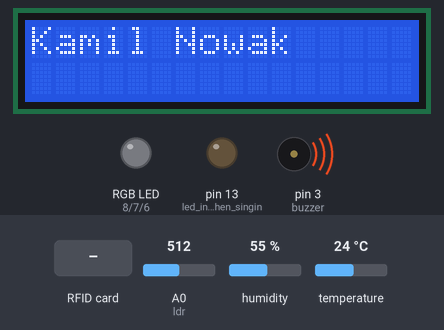
This sketch was run on a simulated Arduino Uno, built with avr-gcc and run on an emulated ATmega328P. Shown: 16×2 character LCD, an RGB LED mixed from three pins (HIGH = lit), output pins drawn as LEDs (lit = HIGH), buzzer (waves = sounding). The inputs (shaded band) are chosen by the test bench; at power-on: A0 (ldr) = 512, humidity 55 %, temperature 24 °C. Pins used as bus, display or sensor lines are not drawn; what the sketch prints to the serial monitor is not drawn.

Above: at 12.9 s.
At 15.5 s:
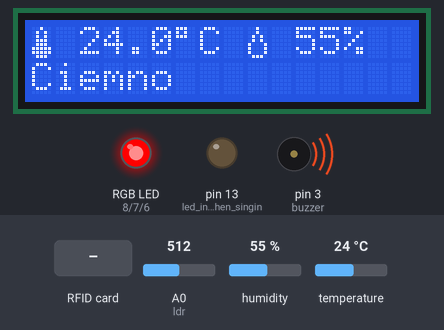
15.6 s: RFID card 25 CB F1 C5 held to the reader
At 16.9 s:
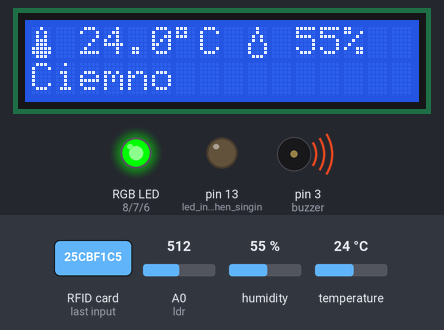
At 21.7 s:
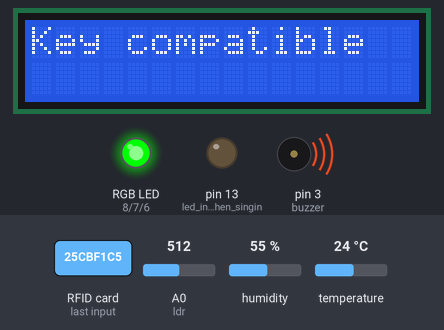
Timing chart, 0 to 47.4 s (numbered marks = the images above; inputs shaded):
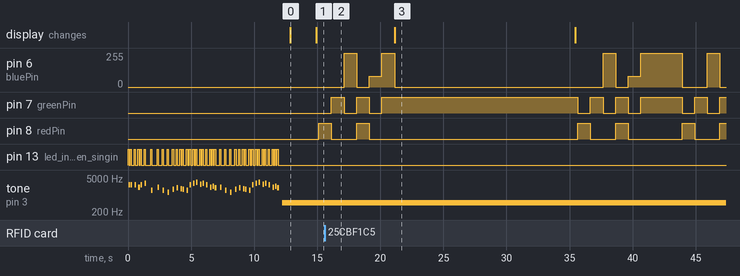

Measured:
- after the input at 15.6 s, the display: changes after 5.5 s (image 3)
- what the display in image 0 shows lasts 2.0 s, from 12.9 s to 14.9 s

The sketch:

LCD_EN_FULL.ino
```cpp
//LCD
#include <Wire.h>
#include <LiquidCrystal_I2C.h>
//You can have a different LCD code
LiquidCrystal_I2C  lcd(0x27,2,1,0,4,5,6,7);
#define BACKLIGHT_PIN 3

//Sensor DHT
#include <DHT.h>
#define DHTPIN 4     //Connected to PIN 4
#define DHTTYPE DHT11
DHT dht(DHTPIN, DHTTYPE);

//Buzzer
int buzzPin = 3;

//RFID
#include <SPI.h>
#include <MFRC522.h>
#define RST_PIN         9          // Pin RST
#define SS_PIN          10         // Pin SDA
MFRC522 mfrc522(SS_PIN, RST_PIN);  // Instance of MFRC
byte readCard[4];
byte masterCard[4];
String lockID = "25cbf1c5"; //Correct Card ID

//LDR - Light Sensor
int ldr = 0;  //PIN A0 - light sensor
int ldr_value = 0;  //variable that stores value of light
double ldr_proc = 1;

//RGB Dioda
int redPin = 8;
int greenPin = 7;
int bluePin = 6;

byte termo[8] = //thermometer icon
{
    B00100,
    B01010,
    B01010,
    B01110,
    B01110,
    B11111,
    B11111,
    B01110
};

byte drop[8] = //water drop icon
{
    B00100,
    B00100,
    B01010,
    B01010,
    B10001,
    B10001,
    B10001,
    B01110,
};

//Nuty
#define NOTE_B0  31
#define NOTE_C1  33
#define NOTE_CS1 35
#define NOTE_D1  37
#define NOTE_DS1 39
#define NOTE_E1  41
#define NOTE_F1  44
#define NOTE_FS1 46
#define NOTE_G1  49
#define NOTE_GS1 52
#define NOTE_A1  55
#define NOTE_AS1 58
#define NOTE_B1  62
#define NOTE_C2  65
#define NOTE_CS2 69
#define NOTE_D2  73
#define NOTE_DS2 78
#define NOTE_E2  82
#define NOTE_F2  87
#define NOTE_FS2 93
#define NOTE_G2  98
#define NOTE_GS2 104
#define NOTE_A2  110
#define NOTE_AS2 117
#define NOTE_B2  123
#define NOTE_C3  131
#define NOTE_CS3 139
#define NOTE_D3  147
#define NOTE_DS3 156
#define NOTE_E3  165
#define NOTE_F3  175
#define NOTE_FS3 185
#define NOTE_G3  196
#define NOTE_GS3 208
#define NOTE_A3  220
#define NOTE_AS3 233
#define NOTE_B3  247
#define NOTE_C4  262
#define NOTE_CS4 277
#define NOTE_D4  294
#define NOTE_DS4 311
#define NOTE_E4  330
#define NOTE_F4  349
#define NOTE_FS4 370
#define NOTE_G4  392
#define NOTE_GS4 415
#define NOTE_A4  440
#define NOTE_AS4 466
#define NOTE_B4  494
#define NOTE_C5  523
#define NOTE_CS5 554
#define NOTE_D5  587
#define NOTE_DS5 622
#define NOTE_E5  659
#define NOTE_F5  698
#define NOTE_FS5 740
#define NOTE_G5  784
#define NOTE_GS5 831
#define NOTE_A5  880
#define NOTE_AS5 932
#define NOTE_B5  988
#define NOTE_C6  1047
#define NOTE_CS6 1109
#define NOTE_D6  1175
#define NOTE_DS6 1245
#define NOTE_E6  1319
#define NOTE_F6  1397
#define NOTE_FS6 1480
#define NOTE_G6  1568
#define NOTE_GS6 1661
#define NOTE_A6  1760
#define NOTE_AS6 1865
#define NOTE_B6  1976
#define NOTE_C7  2093
#define NOTE_CS7 2217
#define NOTE_D7  2349
#define NOTE_DS7 2489
#define NOTE_E7  2637
#define NOTE_F7  2794
#define NOTE_FS7 2960
#define NOTE_G7  3136
#define NOTE_GS7 3322
#define NOTE_A7  3520
#define NOTE_AS7 3729
#define NOTE_B7  3951
#define NOTE_C8  4186
#define NOTE_CS8 4435
#define NOTE_D8  4699
#define NOTE_DS8 4978

//Mario Theme
int melody[] = {
  NOTE_E7, NOTE_E7, 0, NOTE_E7,
  0, NOTE_C7, NOTE_E7, 0,
  NOTE_G7, 0, 0,  0,
  NOTE_G6, 0, 0, 0,

  NOTE_C7, 0, 0, NOTE_G6,
  0, 0, NOTE_E6, 0,
  0, NOTE_A6, 0, NOTE_B6,
  0, NOTE_AS6, NOTE_A6, 0,

  NOTE_G6, NOTE_E7, NOTE_G7,
  NOTE_A7, 0, NOTE_F7, NOTE_G7,
  0, NOTE_E7, 0, NOTE_C7,
  NOTE_D7, NOTE_B6, 0, 0,

  NOTE_C7, 0, 0, NOTE_G6,
  0, 0, NOTE_E6, 0,
  0, NOTE_A6, 0, NOTE_B6,
  0, NOTE_AS6, NOTE_A6, 0,

  NOTE_G6, NOTE_E7, NOTE_G7,
  NOTE_A7, 0, NOTE_F7, NOTE_G7,
  0, NOTE_E7, 0, NOTE_C7,
  NOTE_D7, NOTE_B6, 0, 0
};

int underworld_melody[] = {
  NOTE_C4, NOTE_C5, NOTE_A3, NOTE_A4,
  NOTE_AS3, NOTE_AS4, 0,
  0,
  NOTE_C4, NOTE_C5, NOTE_A3, NOTE_A4,
  NOTE_AS3, NOTE_AS4, 0,
  0,
  NOTE_F3, NOTE_F4, NOTE_D3, NOTE_D4,
  NOTE_DS3, NOTE_DS4, 0,
  0,
  NOTE_F3, NOTE_F4, NOTE_D3, NOTE_D4,
  NOTE_DS3, NOTE_DS4, 0,
  0, NOTE_DS4, NOTE_CS4, NOTE_D4,
  NOTE_CS4, NOTE_DS4,
  NOTE_DS4, NOTE_GS3,
  NOTE_G3, NOTE_CS4,
  NOTE_C4, NOTE_FS4, NOTE_F4, NOTE_E3, NOTE_AS4, NOTE_A4,
  NOTE_GS4, NOTE_DS4, NOTE_B3,
  NOTE_AS3, NOTE_A3, NOTE_GS3,
  0, 0, 0
};

//Underwolrd tempo
int underworld_tempo[] = {
  12, 12, 12, 12,
  12, 12, 6,
  3,
  12, 12, 12, 12,
  12, 12, 6,
  3,
  12, 12, 12, 12,
  12, 12, 6,
  3,
  12, 12, 12, 12,
  12, 12, 6,
  6, 18, 18, 18,
  6, 6,
  6, 6,
  6, 6,
  18, 18, 18, 18, 18, 18,
  10, 10, 10,
  10, 10, 10,
  3, 3, 3
};

//Mario main them tempo
int tempo[] = {
  12, 12, 12, 12,
  12, 12, 12, 12,
  12, 12, 12, 12,
  12, 12, 12, 12,

  12, 12, 12, 12,
  12, 12, 12, 12,
  12, 12, 12, 12,
  12, 12, 12, 12,

  9, 9, 9,
  12, 12, 12, 12,
  12, 12, 12, 12,
  12, 12, 12, 12,

  12, 12, 12, 12,
  12, 12, 12, 12,
  12, 12, 12, 12,
  12, 12, 12, 12,

  9, 9, 9,
  12, 12, 12, 12,
  12, 12, 12, 12,
  12, 12, 12, 12,
};

void setup(){
//RGB Diode
    pinMode(redPin, OUTPUT);
    pinMode(greenPin, OUTPUT);
    pinMode(bluePin, OUTPUT);
//Koniec RGB

//Buzzer
pinMode(3, OUTPUT);//buzzer
pinMode(13, OUTPUT);//led indicator when singing a note
sing(0);

analogWrite(3,20);
delay(500);
analogWrite(3,0);
pinMode(13,OUTPUT);
pinMode(0,INPUT);

lcd.begin (16,2);
lcd.setBacklightPin(BACKLIGHT_PIN,POSITIVE);
lcd.setBacklight(HIGH);
lcd.createChar(1, termo);
lcd.createChar(2, drop);
lcd.home ();
lcd.print("Kamil Nowak");

//Serial
Serial.begin(9600);

  while (!Serial);    // Do nothing if no serial port is opened (added for Arduinos based on ATMEGA32U4)
  SPI.begin();      // Init SPI bus
  mfrc522.PCD_Init();   // Init MFRC522
  mfrc522.PCD_DumpVersionToSerial();  // Show details of PCD - MFRC522 Card Reader details
  Serial.println(F("Scan PICC to see UID, SAK, type, and data blocks..."));

}
//LOOP
void loop() {
//

  float temperature, humidity;

  humidity = dht.readHumidity();
  temperature = dht.readTemperature();
  delay(2000);

 lcd.clear();

 char tempF[6];
 char humF[6];
 dtostrf(temperature, 5, 1, tempF);
 dtostrf(humidity, 2, 0, humF);
 lcd.write(1);
 lcd.print(tempF);
 lcd.print((char)223);
 lcd.print("C ");

 lcd.write(2);
 lcd.print(" ");
 lcd.print(humF);
 lcd.print("%");

 lcd.setCursor(0, 1);

 Serial.println(ldr_value);
//Read and save data from sensor, print in console their values
ldr_value = analogRead(ldr);


if (ldr_value < 100) {
     lcd.print("Bardzo Jasno");
  } else if (ldr_value < 200) {
     lcd.print("Jasno");
  } else if (ldr_value < 500) {
     lcd.print("Umiarkowanie");
  } else if (ldr_value < 800) {
     lcd.print("Ciemno");
  } else {
     lcd.print("Ciemnogrod");
     }
  delay(200);

  setColor(255, 0, 0);      // red
    delay(1000);
    setColor(0, 255, 0);   // green
    delay(1000);
    setColor(0, 0, 255);   // blue
    delay(1000);
    setColor(255, 255, 0); // yellow
    delay(1000);
    setColor(80, 0, 80);   // purple
    delay(1000);
    setColor(0, 255, 255); // aqua
    delay(1000);

  // Look for new cards
  if ( ! mfrc522.PICC_IsNewCardPresent()) {
    return;
  }

  // Select one of the cards
  if ( ! mfrc522.PICC_ReadCardSerial()) {
    return;
  }
//Card read and saved into a variable
  mfrc522.PICC_DumpToSerial(&(mfrc522.uid));
  readCard[0] = mfrc522.uid.uidByte[0];
    readCard[1] = mfrc522.uid.uidByte[1];
    readCard[2] = mfrc522.uid.uidByte[2];
    readCard[3] = mfrc522.uid.uidByte[3];
    String keyID =  String(readCard[0], HEX) + String(readCard[1], HEX) + String(readCard[2], HEX) + String(readCard[3], HEX);

//Key is correct?
    if (keyID.equals(lockID)) {

        Serial.print("Key compatible");
        setColor(0, 255, 0);
         lcd.clear();
         lcd.print("Key compatible");
sing(0);
      } else {
        Serial.print("Wrong Key");
        setColor(255, 0, 0);
int        song = 2;
      }
    Serial.println(ldr_value);
  Serial.println(ldr_proc);

    delay(50);


}
//LOOP END

//RGB Diode
void setColor(int red, int green, int blue)
{
//  #ifdef COMMON_ANODE
//    red = 255 - red;
//    green = 255 - green;
//    blue = 255 - blue;
//  #endif
  analogWrite(redPin, red);
  analogWrite(greenPin, green);
  analogWrite(bluePin, blue);
}


void sing(int s) {
  // iterate over the notes of the melody:
  int song = s;
  if (song == 2) {
    Serial.println(" 'Underworld Theme'");
    int size = sizeof(underworld_melody) / sizeof(int);
    for (int thisNote = 0; thisNote < size; thisNote++) {

      // to calculate the note duration, take one second
      // divided by the note type.
      //e.g. quarter note = 1000 / 4, eighth note = 1000/8, etc.
      int noteDuration = 1000 / underworld_tempo[thisNote];

      buzz(buzzPin, underworld_melody[thisNote], noteDuration);

      // to distinguish the notes, set a minimum time between them.
      // the note's duration + 30% seems to work well:
      int pauseBetweenNotes = noteDuration * 1.30;
      delay(pauseBetweenNotes);

      // stop the tone playing:
      buzz(buzzPin, 0, noteDuration);

    }

  } else {

    Serial.println(" 'Mario Theme'");
    int size = sizeof(melody) / sizeof(int);
    for (int thisNote = 0; thisNote < size; thisNote++) {

      // to calculate the note duration, take one second
      // divided by the note type.
      //e.g. quarter note = 1000 / 4, eighth note = 1000/8, etc.
      int noteDuration = 1000 / tempo[thisNote];

      buzz(buzzPin, melody[thisNote], noteDuration);

      // to distinguish the notes, set a minimum time between them.
      // the note's duration + 30% seems to work well:
      int pauseBetweenNotes = noteDuration * 1.30;
      delay(pauseBetweenNotes);

      // stop the tone playing:
      buzz(buzzPin, 0, noteDuration);

    }
  }
}

void buzz(int targetPin, long frequency, long length) {
  digitalWrite(13, HIGH);
  long delayValue = 1000000 / frequency / 2; // calculate the delay value between transitions
  //// 1 second's worth of microseconds, divided by the frequency, then split in half since
  //// there are two phases to each cycle
  long numCycles = frequency * length / 1000; // calculate the number of cycles for proper timing
  //// multiply frequency, which is really cycles per second, by the number of seconds to
  //// get the total number of cycles to produce
  for (long i = 0; i < numCycles; i++) { // for the calculated length of time...
    digitalWrite(targetPin, HIGH); // write the buzzer pin high to push out the diaphram
    delayMicroseconds(delayValue); // wait for the calculated delay value
    digitalWrite(targetPin, LOW); // write the buzzer pin low to pull back the diaphram
    delayMicroseconds(delayValue); // wait again or the calculated delay value
  }
  digitalWrite(13, LOW);

}
```
